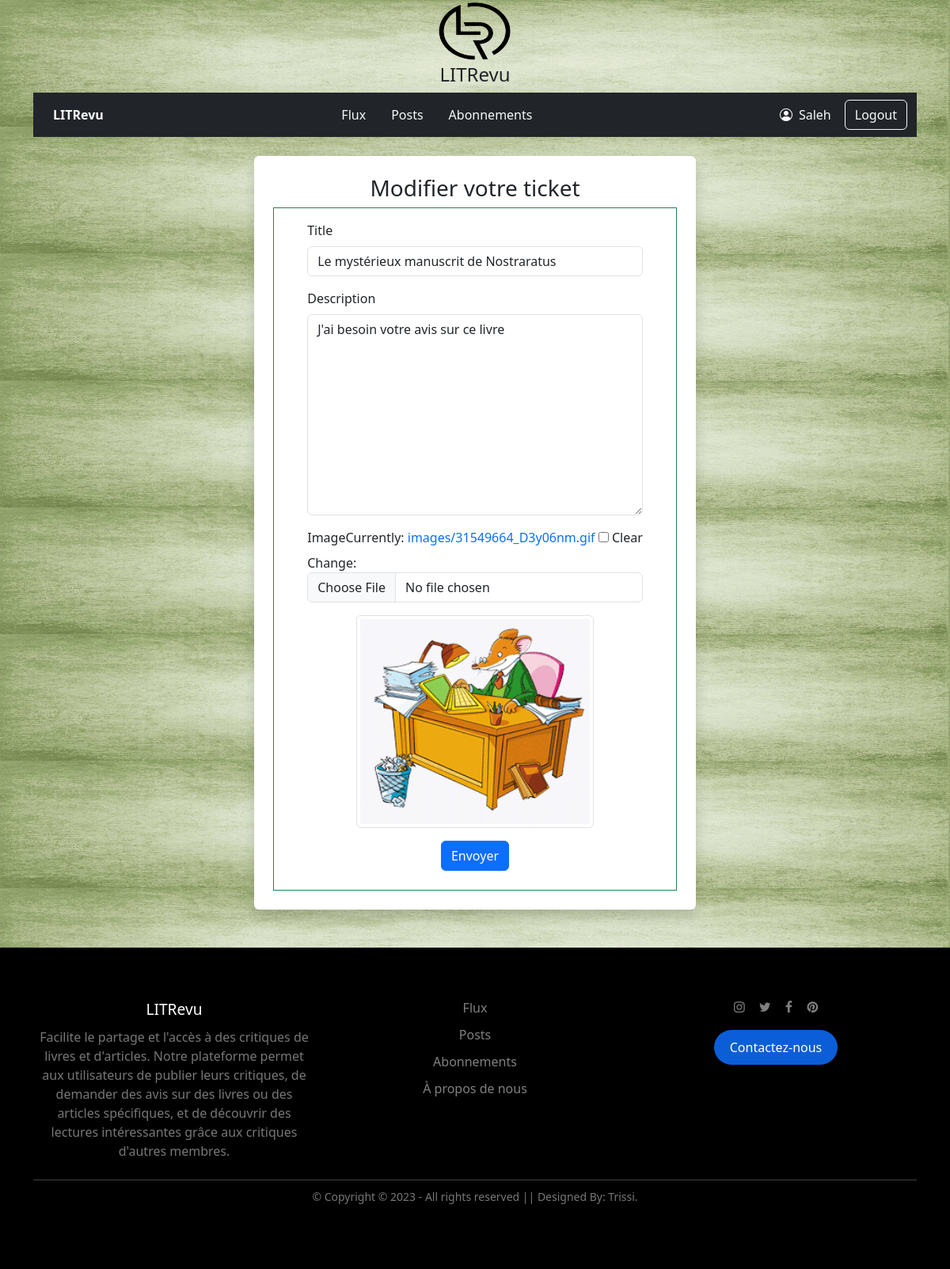
/flux/update_ticket/1/ (signed in), run on the app's committed database.
### authentication/models.py (models this page shows)
class User(AbstractUser):
    CREATOR = "CREATOR"
    SUBSCRIBER = "SUBSCRIBER"
    ROLE_CHOICES = (
        (CREATOR, "Creator"),
        (SUBSCRIBER, "Subscriber"),
    )
    profile_photo = models.ImageField(verbose_name="profil picture")
    role = models.CharField(max_length=30, choices=ROLE_CHOICES, verbose_name="Role")

### blog/models.py (models this page shows, shortened)
class Ticket(models.Model):
    title = models.CharField(max_length=128, verbose_name="Title")
    description = models.TextField(
        max_length=2048, blank=True, verbose_name="Description"
    )
    image = models.ImageField(
        null=True, blank=True, verbose_name="Image", upload_to="images/"
    )
    time_created = models.DateTimeField(auto_now_add=True, verbose_name="Time created")
    user = models.ForeignKey(to=settings.AUTH_USER_MODEL, on_delete=models.CASCADE)

### blog/views.py (the view)
# urls.py: path("update_ticket/<int:ticket_id>/", views.update_ticket, name="update-ticket"),
@login_required
def update_ticket(request, ticket_id):
    ticket = get_object_or_404(Ticket, id=ticket_id)
    if request.user != ticket.user:
        return redirect("blog:flux")
    if request.method == "POST":
        form_ticket = forms.TicketForm(request.POST, instance=ticket)
        if form_ticket.is_valid():
            updated_ticket = form_ticket.save(commit=False)
            if "image" in request.FILES:
                updated_ticket.image = request.FILES["image"]
            updated_ticket.save()
            messages.success(request, "Votre ticket est mis à jour avec succès.")
            return redirect("blog:posts")
        else:
            messages.error(
                request,
                "Erreur lors de la mise à jour du ticket. Veuillez vérifier le formulaire.",
            )
    else:
        form_ticket = forms.TicketForm(instance=ticket)
    context = {
        "ticket": ticket,
        "form_ticket": form_ticket,
    }
    return render(request, "blog/update_ticket.html", context)

### blog/forms.py
class TicketForm(forms.ModelForm):
    class Meta:
        model = models.Ticket
        fields = ["title", "description", "image"]
        success_url = reverse_lazy("blog:flux")

### blog/templates/blog/update_ticket.html (shortened to what this page needs)
{% extends 'base.html' %}
{% load django_bootstrap5 %}
{% block content %}
    <div class= "col-md-6 shadow p-4 mt-4 mb-5 bg-body rounded mx-auto">
        <h3 class="text-center">Modifier votre ticket</h3>
        <div class="form border border-success d-flex justify-content-center ">
            <form method="POST" enctype="multipart/form-data">
                <div class="mb-3 mt-3">
                    {% bootstrap_form form_ticket %}
                    <div class="text-center">
                        {% if ticket.image %}
                          <img class="img-thumbnail rounded" src="{{ ticket.image.url }}" width="300" height="200" alt="{{ ticket.title }}">
                        {% endif %}
                      </div>
                </div>
                <div class="mb-4 text-center">
                    {%bootstrap_button button_type='submit' content='Envoyer' %}
                </div>
            </form>
        </div>
    </div>
{% endblock content %}

### blog/templates/blog/header.html (shortened to what this page needs)
{% load static %}
<section class="ftco-navbar">
    <div class="container-fluid px-md-12">
        <div class="col-md-12 text-center">
        <a class="navbar-brand" href="{% url 'blog:flux' %}">
            <img class="rounded mx-auto d-block" src="{% static 'img/logo.png' %}" width="100" height="80" alt="Logo" />
            <h4>LITRevu</h4>
        </a>
        </div>
    </div>
    {% if user.is_authenticated %}
    <nav class="navbar navbar-expand-lg navbar-dark ftco_navbar bg-dark ftco-navbar-light">
        <div class="container-fluid">
        <div class="nav-item d-flex">
            <a href="{% url 'blog:flux' %}" class="btn text-light fw-bold">LITRevu</a>
        </div>
        <ul class="nav justify-content-center">
            <li class="nav-item"><a href="{% url 'blog:flux' %}" class="nav-link link-light">Flux</a></li>
            <li class="nav-item"><a href="{% url 'blog:posts' %}" class="nav-link link-light">Posts</a></li>
            <li class="nav-item">
            <a href="{% url 'blog:subscriptions' %}" class="nav-link link-light">Abonnements</a>
            </li>
        </ul>
        <div class="nav-item d-flex">
            <a href="{% url 'blog:posts' %}" class="btn text-light px-2 mx-2"><i class="bi bi-person-circle px-2"></i>{{ user.username }}</a>
            <a href="{% url 'logout' %}" class="btn btn-outline-light">Logout</a>
        </div>
        </div>
    </nav>
{% endif %}

### static/css/style.css (style rules this page uses)
body { background-image: url("../img/1.jpg"); background-size: 100% 10%; font-family: Helvetica, sans-serif; line-height: 1.6; }
a { transition: 0.3s all ease; }
a, a:hover { text-decoration: none !important; }

### data on the page
User: username "Saleh"
Ticket: title "Le mystérieux manuscrit de Nostraratus", description "J'ai besoin votre avis sur ce livre", image (picture)
